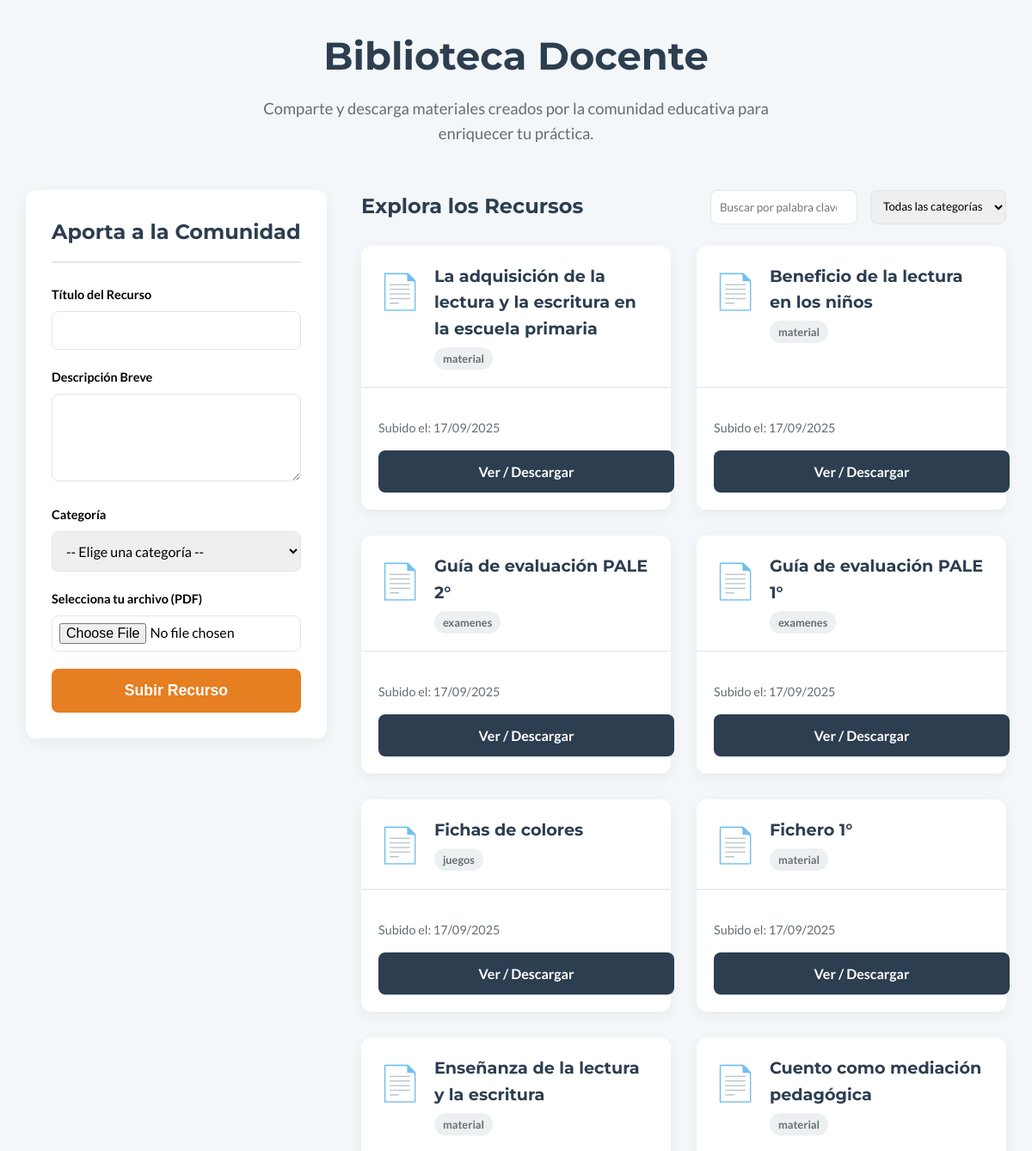
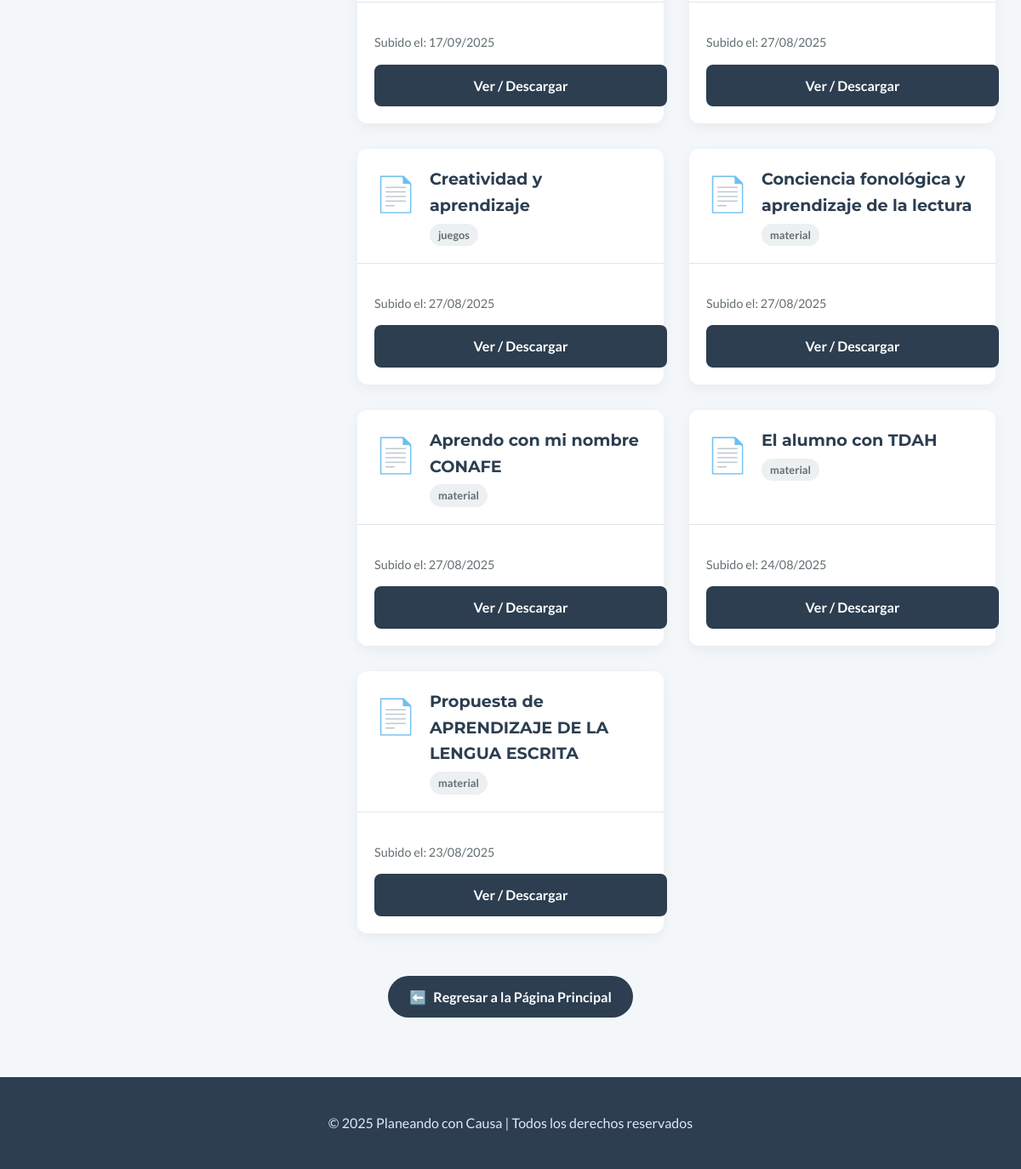
The app's page /datos_protocolos/biblioteca.php with its own data (2 pictures, top to bottom).
### tables this page shows
CREATE TABLE `recursos` (
  `id` int NOT NULL AUTO_INCREMENT,
  `titulo` varchar(255) NOT NULL,
  `descripcion` text NOT NULL,
  `categoria` varchar(100) NOT NULL,
  `nombre_archivo` varchar(255) NOT NULL,
  `ruta_archivo` varchar(255) NOT NULL,
  `fecha_subida` datetime NOT NULL,
  PRIMARY KEY (`id`)
);

### html/datos_protocolos/biblioteca.php (the view, shortened to what this page needs)
<?php
$host = 'localhost';
$dbname = 'causa_db';
$user = 'root';
$pass = '';
$recursos = [];
try {
    $pdo = new PDO("mysql:host=$host;dbname=$dbname;charset=utf8", $user, $pass);
    $pdo->setAttribute(PDO::ATTR_ERRMODE, PDO::ERRMODE_EXCEPTION);
    $stmt = $pdo->query("SELECT * FROM recursos ORDER BY fecha_subida DESC");
    $recursos = $stmt->fetchAll(PDO::FETCH_ASSOC);
} catch (PDOException $e) {
    $error_message = "Error al conectar con la base de datos: " . $e->getMessage();
}
?>
<!DOCTYPE html>
<html lang="es">
<head>
    <link rel="stylesheet" href="https://cdnjs.cloudflare.com/ajax/libs/font-awesome/6.4.0/css/all.min.css">
</head>
<body>
    <div class="container">
        <header class="page-header">
            <h1>Biblioteca Docente</h1>
            <p>Comparte y descarga materiales creados por la comunidad educativa para enriquecer tu práctica.</p>
        </header>
        <main class="main-layout">
            <aside class="upload-section">
                <h2>Aporta a la Comunidad</h2>
                <form action="subir_recurso.php" method="POST" enctype="multipart/form-data">
                    <div class="form-group">
                        <label for="titulo">Título del Recurso</label>
                        <input type="text" id="titulo" name="titulo" required>
                    </div>
                    <div class="form-group">
                        <label for="descripcion">Descripción Breve</label>
                        <textarea id="descripcion" name="descripcion" rows="4" required></textarea>
                    </div>
                    <div class="form-group">
                        <label for="categoria">Categoría</label>
                        <select id="categoria" name="categoria" required>
                            <option value="">-- Elige una categoría --</option>
                        </select>
                    </div>
                    <div class="form-group">
                        <label for="archivo">Selecciona tu archivo (PDF)</label>
                        <input type="file" id="archivo" name="archivo" accept=".pdf" required>
                    </div>
                    <button type="submit" class="btn-submit">Subir Recurso</button>
                </form>
            </aside>
            <section class="library-section">
                <div class="library-header">
                    <h2>Explora los Recursos</h2>
                    <div class="filters">
                        <input type="search" placeholder="Buscar por palabra clave...">
                        <select id="filtro-categoria" name="filtro-categoria">
                            <option value="">Todas las categorías</option>
                            </select>
                    </div>
                </div>
                <div class="resource-grid">
                    <?php if (isset($error_message)): ?>
                        <p style="color: red;"><?php echo htmlspecialchars($error_message); ?></p>
                    <?php elseif (empty($recursos)): ?>
                        <p>Aún no hay recursos en la biblioteca. ¡Sé el primero en aportar!</p>
                    <?php else: ?>
                        <?php foreach ($recursos as $recurso): ?>
                            <article class="resource-card">
                                <div class="card-header">
                                    <div class="pdf-icon">📄</div>
                                    <div class="card-info">
                                        <h3 class="card-title"><?php echo htmlspecialchars($recurso['titulo']); ?></h3>
                                        <span class="category-tag"><?php echo htmlspecialchars($recurso['categoria']); ?></span>
                                    </div>
                                </div>
                                <div class="card-footer">
                                    <p class="author-info">Subido el: <?php echo date('d/m/Y', strtotime($recurso['fecha_subida'])); ?></p>
                                    <a href="<?php echo htmlspecialchars($recurso['ruta_archivo']); ?>" class="btn-download" download>
                                        Ver / Descargar
                                    </a>
                                </div>
                            </article>
                        <?php endforeach; ?>
                    <?php endif; ?>
                </div>
            </section>
        </main>
            <section class="return-section">
                <a href="index.php" class="btn-return">
                <span>⬅️</span>
                <span>Regresar a la Página Principal</span>
                </a>
            </section>
    </div>
    <footer>
        <p>&copy; 2025 Planeando con Causa | Todos los derechos reservados</p>
    </footer>
</body>
</html>

### html/datos_protocolos/biblioteca.php (style rules this page uses)
:root { --color-primario: #2c3e50; --color-acento: #e67e22; --color-acento-hover: #d35400; --color-fondo: #f4f7f9; --color-tarjeta: #ffffff; --color-borde: #dfe6e9; --color-texto-secundario: #636e72; --fuente-titulos: 'Montserrat', sans-serif; --fuente-cuerpo: 'Lato', sans-serif; }
body { font-family:var(--fuente-cuerpo);background-color:var(--color-fondo);margin:0;color:var(--color-texto);line-height:1.6 }
.container { max-width:1400px;margin:0 auto;padding:30px }
.page-header { text-align:center;margin-bottom:50px }
.page-header h1 { font-family:var(--fuente-titulos);font-size:2.8rem;color:var(--color-primario);margin:0 0 10px 0 }
.page-header p { font-size:1.15rem;color:var(--color-texto-secundario);max-width:600px;margin:0 auto }
.main-layout { display:grid;grid-template-columns:350px 1fr;gap:40px }
.upload-section { background-color:var(--color-tarjeta);padding:30px;border-radius:12px;box-shadow:0 5px 15px rgba(0,0,0,0.05);height:fit-content }
.upload-section h2 { font-family:var(--fuente-titulos);font-size:1.5rem;color:var(--color-primario);margin-top:0;margin-bottom:25px;border-bottom:2px solid var(--color-borde);padding-bottom:15px }
.form-group { margin-bottom:20px }
.form-group label { display:block;font-weight:700;margin-bottom:8px;font-size:0.9rem }
.form-group input,.form-group select,.form-group textarea { width:100%;padding:12px;border:1px solid var(--color-borde);border-radius:8px;font-family:var(--fuente-cuerpo);font-size:1rem;box-sizing:border-box }
.form-group textarea { resize:vertical;min-height:100px }
.form-group input[type=file] { padding:8px }
.btn-submit { width:100%;padding:15px;background-color:var(--color-acento);color:white;border:none;border-radius:8px;font-size:1.1rem;font-weight:700;cursor:pointer;transition:background-color .3s }
.library-header { display:flex;justify-content:space-between;align-items:center;margin-bottom:25px;flex-wrap:wrap;gap:20px }
.library-header h2 { font-family:var(--fuente-titulos);font-size:1.5rem;color:var(--color-primario);margin:0 }
.filters { display:flex;gap:15px }
.filters input,.filters select { padding:10px;border:1px solid var(--color-borde);border-radius:8px;font-family:var(--fuente-cuerpo) }
.resource-grid { display:grid;grid-template-columns:repeat(auto-fill,minmax(300px,1fr));gap:30px }
.resource-card { background-color:var(--color-tarjeta);border-radius:12px;box-shadow:0 5px 15px rgba(0,0,0,0.05);display:flex;flex-direction:column;transition:transform .3s }
.card-header { display:flex;align-items:flex-start;padding:20px }
.pdf-icon { font-size:2.5rem;margin-right:15px;color:#e74c3c }
.card-info { flex-grow:1 }
.card-title { font-family:var(--fuente-titulos);font-size:1.2rem;margin:0 0 5px 0;color:var(--color-primario) }
.category-tag { display:inline-block;background-color:#ecf0f1;color:var(--color-texto-secundario);padding:3px 10px;border-radius:20px;font-size:0.8rem;font-weight:700 }
.author-info { font-size:0.9rem;color:var(--color-texto-secundario);margin-top:15px }
.card-footer { padding:20px;margin-top:auto;border-top:1px solid var(--color-borde) }
.btn-download { display:block;width:100%;text-align:center;background-color:var(--color-primario);color:white;text-decoration:none;padding:12px;border-radius:8px;font-weight:700;transition:background-color .3s }
.return-section { text-align:center; margin-top:50px }
.btn-return { display:inline-flex;align-items:center;gap:8px;background-color:var(--color-primario);color:white;padding:12px 25px;border-radius:50px;text-decoration:none;font-weight:600;transition:background-color .3s,transform .2s }
footer { background-color:var(--color-primario);color:#e0e7ff;text-align:center;padding:25px 20px;margin-top:40px }

### records on screen
recursos: titulo "La adquisición de la lectura y la escritura en la escuela primaria", categoria "material", fecha_subida "17/09/2025"
recursos: titulo "Beneficio de la lectura en los niños", categoria "material", fecha_subida "17/09/2025"
recursos: titulo "Guía de evaluación PALE 2°", categoria "examenes", fecha_subida "17/09/2025"
recursos: titulo "Guía de evaluación PALE 1°", categoria "examenes", fecha_subida "17/09/2025"
recursos: titulo "Fichas de colores", categoria "juegos", fecha_subida "17/09/2025"
recursos: titulo "Fichero 1°", categoria "material", fecha_subida "17/09/2025"
recursos: titulo "Enseñanza de la lectura y la escritura", categoria "material", fecha_subida "17/09/2025"
recursos: titulo "Cuento como mediación pedagógica", categoria "material", fecha_subida "27/08/2025"
recursos: titulo "Creatividad y aprendizaje", categoria "juegos", fecha_subida "27/08/2025"
recursos: titulo "Conciencia fonológica y aprendizaje de la lectura", categoria "material", fecha_subida "27/08/2025"
recursos: titulo "Aprendo con mi nombre CONAFE", categoria "material", fecha_subida "27/08/2025"
recursos: titulo "El alumno con TDAH", categoria "material", fecha_subida "24/08/2025"
recursos: titulo "Propuesta de APRENDIZAJE DE LA LENGUA ESCRITA", categoria "material", fecha_subida "23/08/2025"
